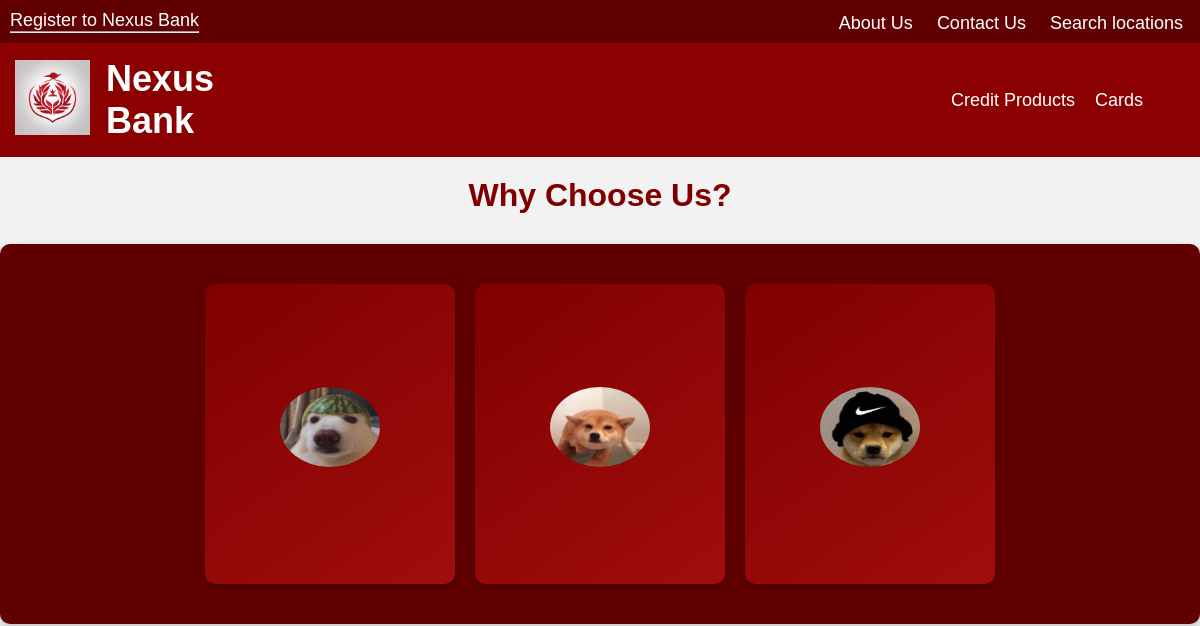
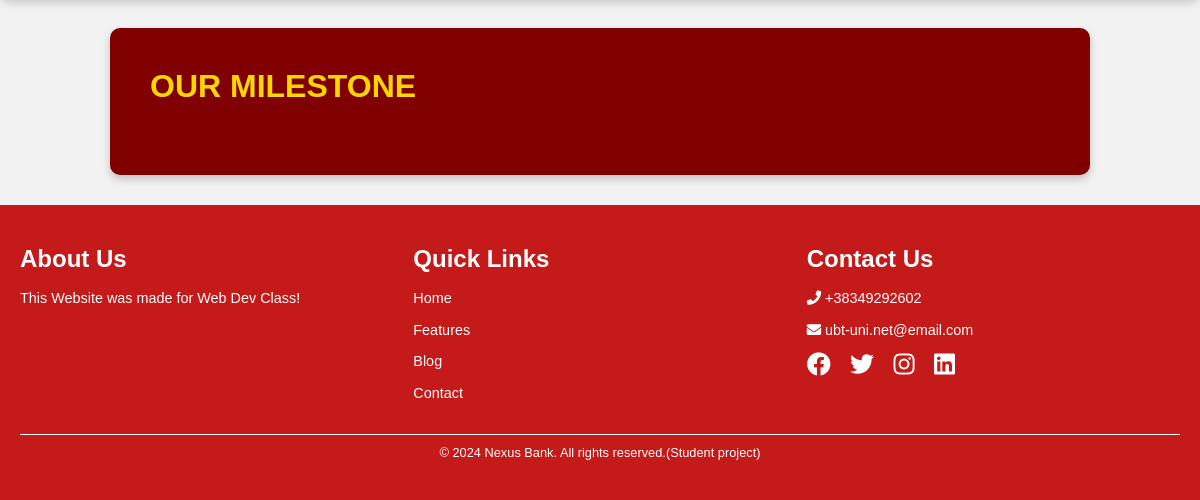
The app's page /rrethnesh.php, older data (2 pictures, top to bottom).
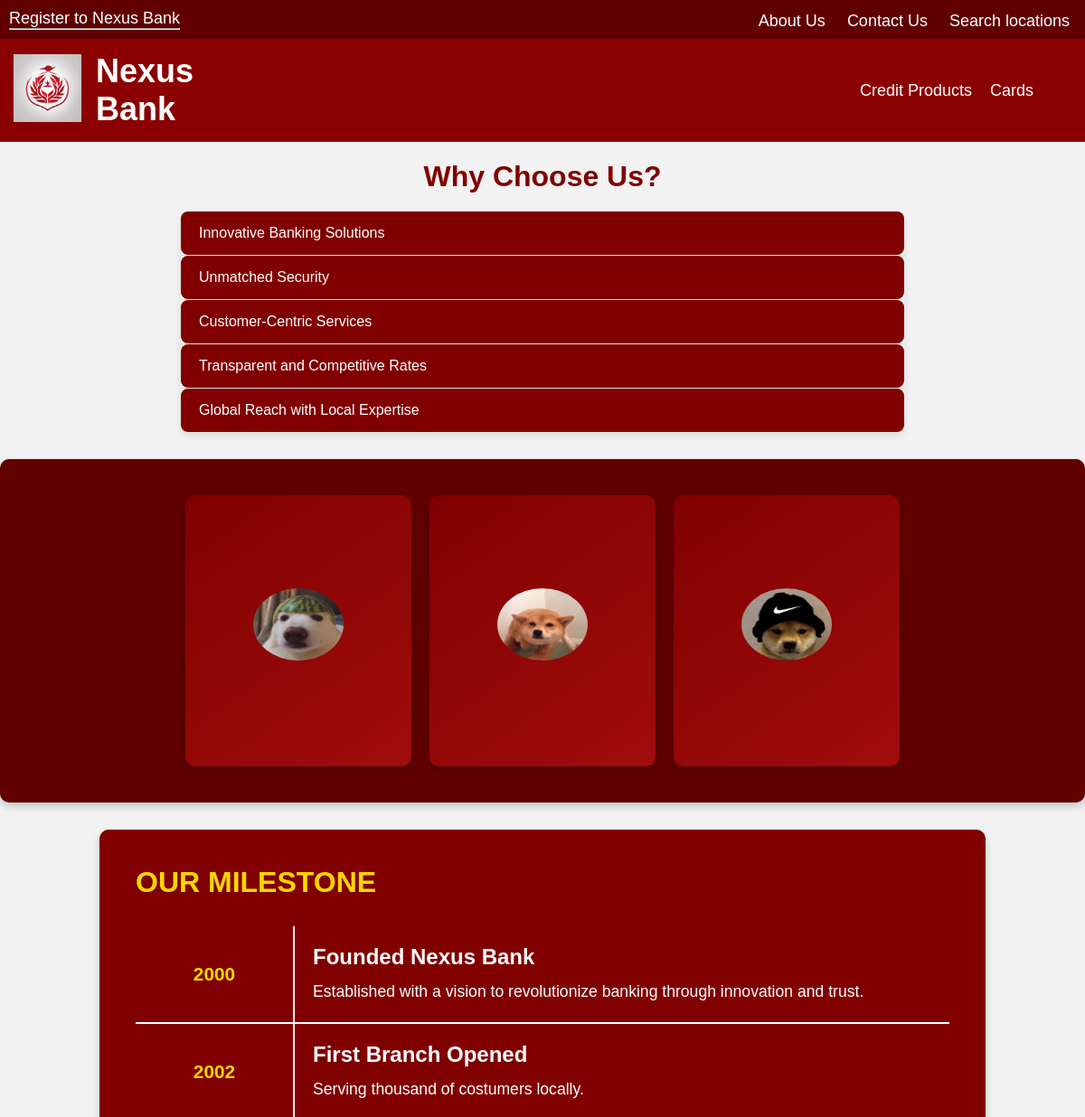
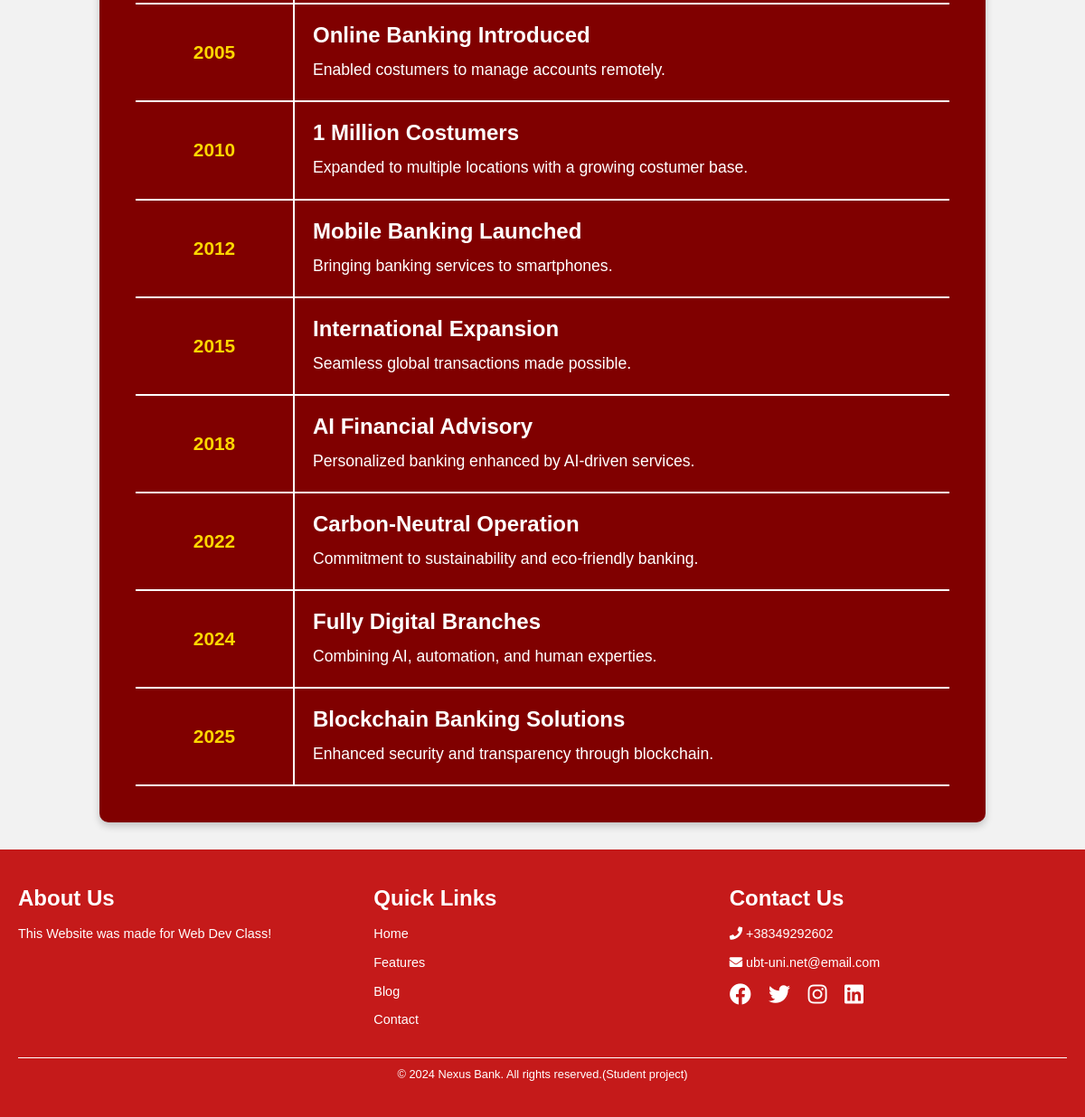
The same page, newer data (2 pictures, top to bottom).
### tables this page shows
CREATE TABLE `about_us` (
  `about_us_id` int(9) NOT NULL,
  `image` varchar(255) NOT NULL,
  `name` varchar(255) NOT NULL,
  `position` varchar(255) NOT NULL,
  `description` text NOT NULL
);

CREATE TABLE `why_chose_us` (
  `wcu_id` varchar(30) NOT NULL,
  `title` text NOT NULL,
  `description` text NOT NULL
);

CREATE TABLE `milestones` (
  `milestone_id` int(6) NOT NULL,
  `year` int(11) NOT NULL,
  `title` text NOT NULL,
  `description` text NOT NULL
);

### backend/config.php (called while the page is built)
<?php
class Database {
    private $server = 'localhost';
    private $dbname = 'nexusbank';
    private $username = 'root';
    private $password = '';
    private $connection;
    public function __construct(){
      try {
        $this->connection=new PDO("mysql:host={$this->server};dbname={$this->dbname}",$this->username,$this->password);
        $this->connection->setAttribute(PDO::ATTR_ERRMODE, PDO::ERRMODE_EXCEPTION);
      } catch (PDOException $e) {
        echo "something went wront".$e->getMessage();
        exit;
      }
    }
    public function getConnection() {
        return $this->connection;
    }
}
?>

### backend/fetch_about_us.php (called while the page is built)
<?php
class AboutUs{
    private $db;
    public function __construct(Database $database){
        $this->db=$database->getConnection();
    }
    public function getCards(){
        try{
            $sql = "SELECT * FROM about_us";
            $cards = $this->db->prepare($sql);
            $cards->execute();
            return $cards->fetchAll(PDO::FETCH_ASSOC);
        }catch(PDOException $e){
            echo $e;
        }
    }
}
?>

### backend/fetch_wcu.php (called while the page is built)
<?php
class WCU{
    private $db;
    public function __construct(Database $database){
        $this->db=$database->getConnection();
    }
    public function getWCU(){
        try{
            $sql = "SELECT * FROM why_chose_us";
            $stmt = $this->db->prepare($sql);
            $stmt->execute();
            return $stmt->fetchAll(PDO::FETCH_ASSOC);
        }catch(PDOException $e){
            echo $e->getMessage();
        }
    }
}
?>

### backend/fetch_milestones.php (called while the page is built)
<?php
class Milestones{
    private $db;
    public function __construct(Database $database){
        $this->db=$database->getConnection();
    }
    public function getMilestones(){
        try{
            $sql = "SELECT * FROM milestones";
            $stmt = $this->db->prepare($sql);
            $stmt->execute();
            return $stmt->fetchAll(PDO::FETCH_ASSOC);
        }catch(PDOException $e){
            echo $e->getMessage();
        }
    }
}
?>

### rrethnesh.php (the view, shortened to what this page needs)
<?php
    include 'header.php';
?>
<main>
    <div id="why-choose-us">
        <h2>Why Choose Us?</h2>
        <div class="accordion">
            <?php
                require 'backend/config.php';
                require 'backend/fetch_wcu.php';
                $database = new Database();
                $wcu = new WCU($database);
                $reasons = $wcu ->getWCU();
                if(!empty($reasons)){
                    foreach ($reasons as $reason) {
                        echo '
                            <div class="accordion-item">
                                <button id="' . $reason['wcu_id'] . '-button" aria-expanded="false" aria-controls="' . $reason['wcu_id'] . '">
                                    <span class="accordion-title">' . $reason['title'] . '</span>
                                    <span class="icon" aria-hidden="true"></span>
                                </button>
                                <div id="' . $reason['wcu_id'] . '" class="accordion-content" role="region" aria-labelledby="' . $reason['wcu_id'] . '-button">
                                    <p>' . $reason['description'] . '</p>
                                </div>
                            </div>
                        ';
                    }
                }
            ?>
    </div>
    </div>
        <div id="main">
            <?php
            require 'backend/fetch_about_us.php';
            $aboutus = new AboutUs($database);
            $cards=$aboutus->getCards();
            if(count($cards)>0){
                    foreach($cards as $abt){
                        echo"
                            <div class='flip-card'>
                              <div class='flip-card-inner'>
                                  <div class ='flip-card-front'>
                                      <img src='uploads/".$abt['image']."' alt='".$abt['name']."' id='imga'>
                                  </div>
                                  <div class='flip-card-back'>
                                      <h1>".$abt['name']."</h1>
                                      <p>".$abt['position']."</p>
                                      <p>".$abt['description']."</p>
                                  </div>
                                  </div>
                              </div>
                        ";
                    }
                }
        ?>
    </div>
    <div id="timeline">
        <h2>Our Milestone</h2>
        <div class="timeline-container">
            <?php
                require_once 'backend/fetch_milestones.php';
                $milestones = new Milestones($database);
                $rows = $milestones->getMilestones();
                if(!empty($rows)){
                    foreach ($rows as $milestone){
                        echo '
                        <div class="timeline-item">
                            <div class="timeline-year">' . $milestone['year'] . '</div>
                            <div class="timeline-content">
                            <h3>' . $milestone['title'] .'</h3>
                            <p>' . $milestone['description'] . '</p>
                            </div>
                            </div>
                        ';
                    }
                }
            ?>
        </div>
    </div>
</main>
<?php include 'footer.php' ?>

### header.php (shortened to what this page needs)
<!DOCTYPE html>
<html lang="en">
<head>
    <link rel="stylesheet" href="CSS/cards.css">
    <link rel="stylesheet" href="CSS/kontakt.css">
    <link rel="stylesheet" href="CSS/pikat.css">
    <link rel="stylesheet" href="CSS/rrethnesh.css">
    <link rel="stylesheet" href="CSS/style.css">
    <link rel="stylesheet" href="CSS/header.css">
    <link rel="stylesheet" href="CSS/footer.css">
    <link rel="stylesheet" href="https://cdnjs.cloudflare.com/ajax/libs/font-awesome/5.15.4/css/all.min.css">
</head>
<body>
    <div id="nav-bar">
        <div id="register">
            <?php
                if(isset($_SESSION['user_id'])){
                    echo"
                    <a href='dashboard.php'>Dashboard</a>
                    ";
                }else{
                    echo"
                    <a href='apply.php'>Register to Nexus Bank</a>
                    ";
                }
                ?>
                <hr>
        </div>
        <ul>
            <li><a href="rrethnesh.php">About Us</a></li>
            <li><a href="kontakt.php">Contact Us</a></li>
            <li><a href="pikat.php">Search locations</a></li>
        </ul>
    </div>
    <div id="header">
        <a href="index.php"><img id="header-img" src="images/logo.png" alt="Nexus Logo" width="75px"></a>
        <ul id="header-ul1">
            <li><h1>Nexus</h1></li>
            <li><h1>Bank</h1></li>
        </ul>
        <ul id="header-ul2">
            <li><a href="loans.php">Credit Products</a></li>
            <li><a href="cards.php">Cards</a></li>
        </ul>
    </div>

### footer.php
<footer>
    <div class="footer-container">
        <div class="footer-section about">
            <h2>About Us</h2>
            <p>This Website was made for Web Dev Class!</p>
        </div>
        <div class="footer-section links">
            <h2>Quick Links</h2>
            <ul>
                <li><a href="#">Home</a></li>
                <li><a href="#">Features</a></li>
                <li><a href="#">Blog</a></li>
                <li><a href="#">Contact</a></li>
            </ul>
        </div>
        <div class="footer-section contact">
            <h2>Contact Us</h2>
            <p><i class="fas fa-phone"></i> +38349292602</p>
            <p><i class="fas fa-envelope"></i> ubt-uni.net@email.com</p>
            <div class="socials">
                <a href="#"><i class="fab fa-facebook"></i></a>
                <a href="#"><i class="fab fa-twitter"></i></a>
                <a href="#"><i class="fab fa-instagram"></i></a>
                <a href="#"><i class="fab fa-linkedin"></i></a>
            </div>
        </div>
    </div>
    <div class="footer-bottom">
        <p>&copy; 2024 Nexus Bank. All rights reserved.(Student project)</p>
    </div>
</footer>
</body>
</html>

### CSS/kontakt.css (style rules this page uses)
button { background-color: rgb(23, 133, 197); width: 100%; box-sizing: border-box; font-size: 20px; padding: 2vh 10px; border-radius: 1vh; border: none; }

### CSS/rrethnesh.css (style rules this page uses)
#imga { width: 100px; height: 100; border: 1px; }
.accordion { width: 100%; max-width: 800px; margin: auto; background-color: #f9f9f9; border-radius: 10px; box-shadow: 0 4px 8px rgba(0, 0, 0, 0.1); }
#why-choose-us h2 { text-align: center; color: #800000; font-size: 2em; margin-bottom: 20px; margin-top: 20px; }
.accordion-item { border-bottom: 1px solid #ddd; }
.accordion-item:last-child { border-bottom: none; }
.accordion-item button { width: 100%; padding: 15px 20px; background-color: #800000; color: #ffffff; font-size: 16px; text-align: left; border: none; outline: none; cursor: pointer; transition: background-color 0.3s ease; }
#main { display: flex; flex-wrap: wrap; justify-content: center; align-items: center; gap: 20px; padding: 40px; margin: auto; margin-top: 30px; max-width: 1200px; background-color: #600000; border-radius: 10px; box-shadow: 0 4px 10px rgba(0, 0, 0, 0.2); }
.flip-card { background-color: transparent; width: 250px; height: 300px; perspective: 1000px; border-radius: 10px; box-shadow: 0 4px 8px rgba(0, 0, 0, 0.2); overflow: hidden; }
.flip-card-inner { position: relative; width: 100%; height: 100%; text-align: center; transition: transform 0.8s; transform-style: preserve-3d; }
.flip-card-front, .flip-card-back { position: absolute; width: 100%; height: 100%; -webkit-backface-visibility: hidden; backface-visibility: hidden; border-radius: 10px; display: flex; align-items: center; justify-content: center; flex-direction: column; padding: 20px; box-sizing: border-box; }
.flip-card-front { background: linear-gradient(145deg, #800000, #a10d0d); color: #ffffff; }
.flip-card-front img { width: 80px; height: 80px; border-radius: 50%; margin-bottom: 15px; border: 2px solid #ffffff; }
.flip-card-back { background: #7e0000; color: #ffffff; transform: rotateY(180deg); text-align: center; }
.flip-card-back h1 { font-size: 1.5em; margin-bottom: 10px; }
.flip-card-back p { font-size: 1em; margin: 5px 0; }
#timeline { text-align: left; background-color: #800000; padding: 40px; border-radius: 10px; margin: 30px auto; max-width: 900px; box-shadow: 0 4px 8px rgba(0, 0, 0, 0.2); color: #ffffff; }
#timeline h2 { font-size: 2em; color: #ffd700; margin-bottom: 30px; text-transform: uppercase; font-weight: bold; text-align: left; }
.timeline-container { display: table; width: 100%; border-collapse: collapse; }
.timeline-item { display: table-row; border-bottom: 2px solid #ffffff; }
.timeline-year { display: table-cell; color: #ffd700; font-size: 1.3em; font-weight: bold; padding: 12px; width: 150px; text-align: center; vertical-align: middle; border-right: 2px solid #ffffff; }
.timeline-content { display: table-cell; padding: 20px; text-align: left; vertical-align: middle; color: #ffffff; }
.timeline-content h3 { font-size: 1.5em; margin-bottom: 10px; color: #ffffff; font-weight: bold; }
.timeline-content p { font-size: 1.1em; line-height: 1.6; color: #ffffff; }

### CSS/header.css (style rules this page uses)
html { scroll-behavior: smooth; }
a { text-decoration: none; }
* { margin: 0; padding: 0; color: white; }
body { font-family: Arial, Helvetica, sans-serif; background-color: #f2f2f2; overflow-x: hidden; }
#nav-bar { background-color: #600000; font-size: large; display: flex; justify-content: space-between; }
#nav-bar ul { list-style-type: none; display: flex; padding: 5px; }
#nav-bar li { padding: 8px 12px 4px 12px; }
#header { background-color: #8B0000; display: flex; font-size: large; align-items: center; }
#header-ul1,#header-ul2,#header-img { padding: 15px; }
#header-ul1 { list-style-type: none; padding-left: 1px; }
#header-ul2 { list-style-type: none; display: flex; margin-left: auto; margin-right: 4vh; }
#header-ul2 li { padding: 10px; }
#register { padding: 10px; border-radius: 15px; }

Row changes from the older to the newer data that the page shows:
added why_chose_us: title "Innovative Banking Solutions"
added why_chose_us: title "Unmatched Security"
added why_chose_us: title "Customer-Centric Services"
added why_chose_us: title "Transparent and Competitive Rates"
added why_chose_us: title "Global Reach with Local Expertise"
added milestones: year "2000", title "Founded Nexus Bank", description "Established with a vision to revolutionize banking through innovation and trust."
added milestones: year "2002", title "First Branch Opened", description "Serving thousand of costumers locally."
added milestones: year "2005", title "Online Banking Introduced", description "Enabled costumers to manage accounts remotely."
added milestones: year "2010", title "1 Million Costumers", description "Expanded to multiple locations with a growing costumer base."
added milestones: year "2012", title "Mobile Banking Launched", description "Bringing banking services to smartphones."
added milestones: year "2015", title "International Expansion", description "Seamless global transactions made possible."
added milestones: year "2018", title "AI Financial Advisory", description "Personalized banking enhanced by AI-driven services."
added milestones: year "2022", title "Carbon-Neutral Operation", description "Commitment to sustainability and eco-friendly banking."
added milestones: year "2024", title "Fully Digital Branches", description "Combining AI, automation, and human experties."
added milestones: year "2025", title "Blockchain Banking Solutions", description "Enhanced security and transparency through blockchain."
